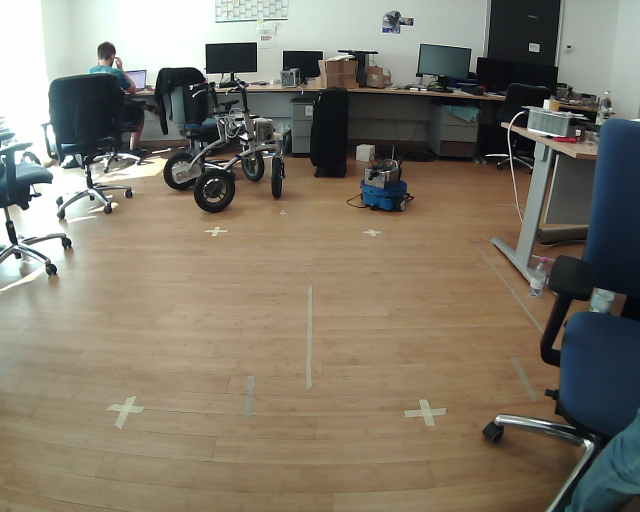
//> input picture code/camera_calibration/03_inverse_perspective_mapping/persp_transf.jpg, 1280 x 1024 px (shown at 1/2 size)
$ ./ipm   (built with g++ and OpenCV 4)
//> lines starting //> are read from the running program, lines starting //| are printed output that depends on the picture; after the words box and inside, x2 and y2 are one past the last pixel; in counts of white or black regions, pixels touching at a corner belong together
// ipm.cpp:
// Find the perspective mapping transformation from the ground floor to the
// camera, and store all the parameters to a file

#include <opencv2/core.hpp>
#include <opencv2/videoio.hpp>
#include <opencv2/highgui.hpp>
#include <opencv2/opencv.hpp>
#include <iostream>
#include <vector>
#include <atomic>
#include <unistd.h>

using namespace cv;

void loadCoefficients(const std::string& filename,
                      cv::Mat& camera_matrix,
                      cv::Mat& dist_coeffs)
{
  cv::FileStorage fs( filename, cv::FileStorage::READ );
  if (!fs.isOpened())
  {
    throw std::runtime_error("Could not open file " + filename);
  }
  fs["camera_matrix"] >> camera_matrix;
  fs["distortion_coefficients"] >> dist_coeffs;
  fs.release();
}


// Defintion of the function pickNPoints and the callback mouseCallback.
// The function pickNPoints is used to display a window with a background
// image, and to prompt the user to select n points on this image.
cv::Mat result, bg_img;
int idx = 0;
std::string name;
std::atomic<bool> done;
int n;

void mouseCallback(int event, int x, int y, int, void* p)
{
  if (event != EVENT_LBUTTONDOWN || done.load()) return;

  if (result.rows <= idx) throw std::runtime_error("Something went wrong");
  result.at<float>((int)idx, 0) = x;
  result.at<float>((int)idx++, 1) = y;
  cv::circle(bg_img, {x,y}, 20, Scalar(0,0,255), -1);
  imshow(name.c_str(), bg_img);

  if (idx >= n) {
    usleep(500*1000);
    done.store(true);
  }
}

cv::Mat pickNPoints(int n0, const Mat& img)
{
  result = cv::Mat(n0, 2, CV_32F);
  idx = 0;
  bg_img = img.clone();
  name = "Pick " + std::to_string(n0) + " points";
  imshow(name.c_str(), bg_img);
  namedWindow(name.c_str());
  n = n0;

  done.store(false);

  setMouseCallback(name.c_str(), &mouseCallback, nullptr);
  while (!done.load()) {
    cv::waitKey(500);
  }

  destroyWindow(name.c_str());
  return result;
}


// Example of function to determine the perspective transformation of a
// rectangle on the ground plane (with manual intervention from the user, that
// is required to select the 4 corner points of the rectangle, starting from the
// top-left corner and proceeding in clockwise order, and the origin (top-left)
// and scale of the transformed top view image).
// Since the real size of the rectangle is known (width: 1m, height: 1.5m),
// the fucntion returns also the pixel_scale, i.e. the size (in mm) of each
// pixel in the top view image
Mat findTransform(const std::string& calib_image_name,
                  const cv::Mat& camera_matrix,
                  const cv::Mat& dist_coeffs,
                  double& pixel_scale)
{
//> called with calib_image_name = "persp_transf.jpg"
  Mat calib_image, original_image = imread(calib_image_name);
//> original_image is the input picture: 1024 rows x 1280 cols, CV_8UC3; mean B, G, R 106.7, 121, 127.7

  if (original_image.empty())
  {
    throw std::runtime_error("Could not open image " + calib_image_name);
  }

  undistort(original_image, calib_image, camera_matrix, dist_coeffs);
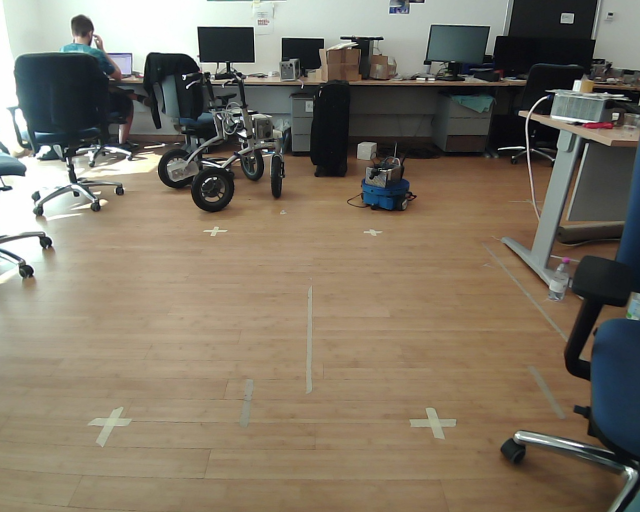
//> calib_image: 1024 rows x 1280 cols, CV_8UC3 (shown at 1/2 size); mean B, G, R 101.5, 117.1, 126

  cv::Mat corner_pixels = pickNPoints(4, calib_image);
//> the left mouse button is pressed and released at (640, 512)
//> in mouseCallback, `cv::circle(bg_img, {x,y}, 20, Scalar(0,0,255), -1);`:
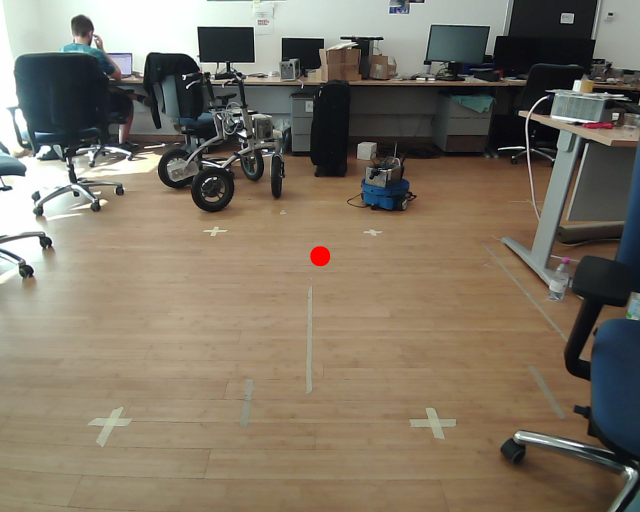
//> bg_img: 1024 rows x 1280 cols, CV_8UC3 (shown at 1/2 size); 0.1% of pixels changed, all inside (x1, y1, x2, y2) = (620, 492, 661, 533)

  // generate and show a black image, corresponding to the top-view camera, and
  // ask the user to select the origin and scale of the resulting image
  cv::Mat screen_pixels = Mat(calib_image.rows, calib_image.cols, CV_8UC3, cv::Scalar(0,0,0));
  cv::Mat dst_pixels = pickNPoints(2, screen_pixels);

  float origin_x = dst_pixels.at<float>(0, 0),
        origin_y = dst_pixels.at<float>(0, 1);

  float delta_x = dst_pixels.at<float>(1, 0)-dst_pixels.at<float>(0, 0);
  float delta_y = dst_pixels.at<float>(1, 1)-dst_pixels.at<float>(0, 1);

  float delta_x_mm = 1000;
  float delta_y_mm = 1500;

  float scale_x = delta_x/delta_x_mm;
  float scale_y = delta_y/delta_y_mm;
  float scale = std::min(scale_x, scale_y);

  pixel_scale = 1./scale;
  delta_x = scale*delta_x_mm;
  delta_y = scale*delta_y_mm;

  cv::Mat transf_pixels = (cv::Mat_<float>(4,2) << origin_x, origin_y,
                                                   origin_x+delta_x, origin_y,
                                                   origin_x+delta_x, origin_y+delta_y,
                                                   origin_x, origin_y+delta_y);

  cv::Mat transf = cv::getPerspectiveTransform(corner_pixels, transf_pixels);
  cv::Mat unwarped_frame, concat;
  warpPerspective(calib_image, unwarped_frame, transf, calib_image.size());
  cv::hconcat(calib_image, unwarped_frame, concat);
  imshow("Unwarping", concat);

  waitKey(0);
  return transf;
}

// Store all the parameters to a file, for a later use, using the FileStorage
// class methods
void storeAllParameters(const std::string& filename,
                        const cv::Mat& camera_matrix,
                        const cv::Mat& dist_coeffs,
                        double pixel_scale,
                        const Mat& persp_transf)
{
  cv::FileStorage fs( filename, cv::FileStorage::WRITE );
  fs << "camera_matrix" << camera_matrix
     << "dist_coeffs" << dist_coeffs
     << "pixel_scale" << pixel_scale
     << "persp_transf" << persp_transf;
  fs.release();
}

void run() {
  cv::Mat camera_matrix, dist_coeffs;
  loadCoefficients("../config/intrinsic_calibration.xml", camera_matrix, dist_coeffs);

  double pixel_scale;
  Mat persp_transf = findTransform("persp_transf.jpg", camera_matrix, dist_coeffs, pixel_scale);
  std::cout << "Pixel Scale: " << pixel_scale << "mm" << std::endl;

  storeAllParameters("../config/fullCalibration.yml", camera_matrix, dist_coeffs, pixel_scale, persp_transf);
}

int main() {
  run();
  return 0;
}
